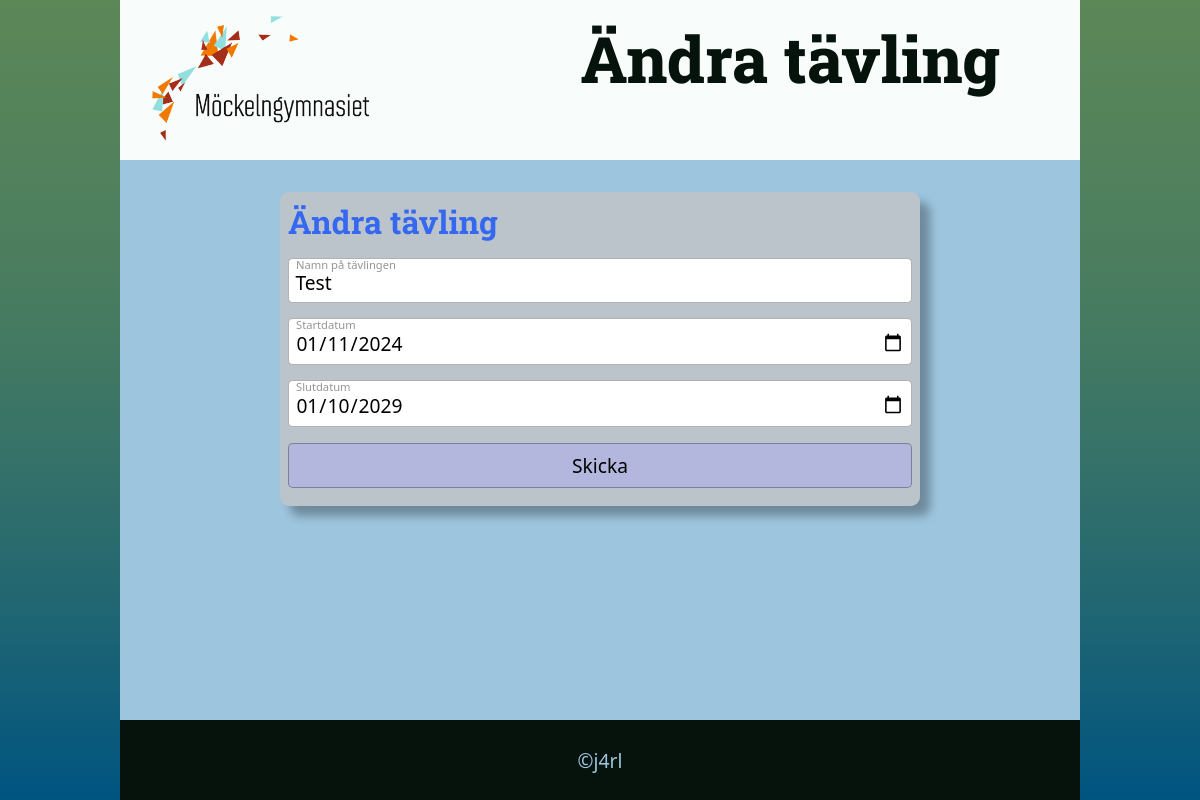
/editcomp.php?edit=1 (signed in), run on the app's committed database.
### tables this page shows
CREATE TABLE `tblcomp` (
  `compid` int(11) NOT NULL,
  `compname` varchar(200) NOT NULL,
  `totsteps` int(11) NOT NULL DEFAULT 0,
  `startdate` date NOT NULL,
  `stopdate` date NOT NULL
);

### func.php (called while the page is built, shortened)
<?php
$db=new Database("mockelngymnasie");
class Database extends Crypt
{
    function __construct($db_name, $host="localhost", $username="mockelngymnasie", $password="PPeTExVh") {
        $this->mysqli = mysqli_connect($host, $username, $password, $db_name);
    }
    public function runQuery($strQuery){
        $strSQL=$strQuery;
        return $this->mysqli->query($strSQL);
    }
}
?>

### editcomp.php (the view, shortened to what this page needs)
<!DOCTYPE html>
<?php
    require_once('func.php');
?>
<html lang="en">
<?php require_once("_head.php") ?>
<body>
<header><img src="Mockelngymnasiet-w400-svart-text-transparent.png" alt="Möckelngymnasiet">Ändra tävling</header>
<main>
    <?php
    if(isset($_GET['edit'])){
        $id=intval($_GET['edit']);
        $sql="SELECT * FROM tblcomp WHERE compid=$id";
        $result=$db->runQuery($sql);
        $comp=$result->fetch_assoc();
?>
    <form method="post" action="editcomp.php"><h1>Ändra tävling</h1>
    <label for="comp">Namn på tävlingen</label>
        <input type="text" name="comp" value="<?=$comp['compname']?>">
        <label for="start">Startdatum</label>
        <input type="date" name="start" value="<?=$comp['startdate']?>">
        <label for="stop">Slutdatum</label>
        <input type="date" name="stop" value="<?=$comp['stopdate']?>">
        <input type="submit" value="Skicka" name="btn">
    </form>
<?php  } ?>
    </main>
<?php require_once("_footer.php") ?>
</body>
</html>

### style.css (style rules this page uses)
:root { --formborder:rgb(0,0,0,.3); --formback:rgba(197, 197, 197, 0.781); --formlabelcolor:rgba(122, 122, 122, 0.8); --formbuttoncolor:#b3b7dd; --prim_back:rgb(217, 226, 233); --prim_color:rgb(66, 65, 90); --sec_back:rgb(63, 77, 66); --sec_color:#fff; --hero_back:#dadada; --hero_color:#616161; --header_back:#fff; --header_color:#000; --rubrik:800 4rem "Roboto Slab", serif; --text: #06130d; --wayback:linear-gradient(180deg, #5c8757 0%, 64%, #005481 100%); --background: #f8fdfb; --primary: #53c487; --secondary: #9dc5de; --accent: #3567f1; --font:300 1.2rem "Roboto Condensed", sans-serif; --mono:700 1.2rem "Ubuntu Mono", monospace; }
* { margin: 0; padding: 0; --outline:1px dotted red; box-sizing: border-box; font-family: system-ui, -apple-system, BlinkMacSystemFont, 'Segoe UI', Roboto, Oxygen, Ubuntu, Cantarell, 'Open Sans', 'Helvetica Neue', sans-serif; min-width:0; min-height: 0; }
body { display:flex; flex-direction: column; justify-content:center; align-items:center; background: var(--wayback); height:100dvh; font:var(--font); }
img { font-style:italic; background-repeat:no-repeat; background-size:cover; max-width:100%; vertical-align:middle; height:auto; shape-margin:1rem; }
h1, h2, h3, h4, h5, h6 { font-family: "Roboto Slab", serif; color:var(--accent); }
h1 { font-size: xx-large; }
form { position:relative; display:flex; flex-direction:column; width:40rem; padding:.5rem; background: var(--formback); border-radius:.6rem; box-shadow: 10px 10px 10px rgb(0,0,0,0.3); margin-inline: auto; margin-top:auto; margin-bottom: auto; }
input, select, textarea { font:1.2rem system-ui; padding: .6rem .4rem .4rem .4rem; border:1px solid var(--formborder); border-radius:.3rem; }
label { position:relative; top:.9rem; left:.5rem; font:.7rem system-ui; color:var(--formlabelcolor); }
button, input[type="submit"] { margin-top:1rem; margin-bottom:.6rem; padding:.5rem; background: var(--formbuttoncolor); }
header { display:flex; justify-content:space-between; padding: 1rem 5rem 1rem 2rem; height:10rem; width:80%; font:var(--rubrik); background: var(--background); color:var(--text); }
header img { height:8rem; }
main { min-height:30rem; flex-grow: 20; width: 80%; gap:2rem; background: var(--secondary); color:var(--text); padding: 2rem; overflow-y: auto; }

### data on the page
tblcomp: comp "Test", start "01/11/2024", stop "01/10/2029"
